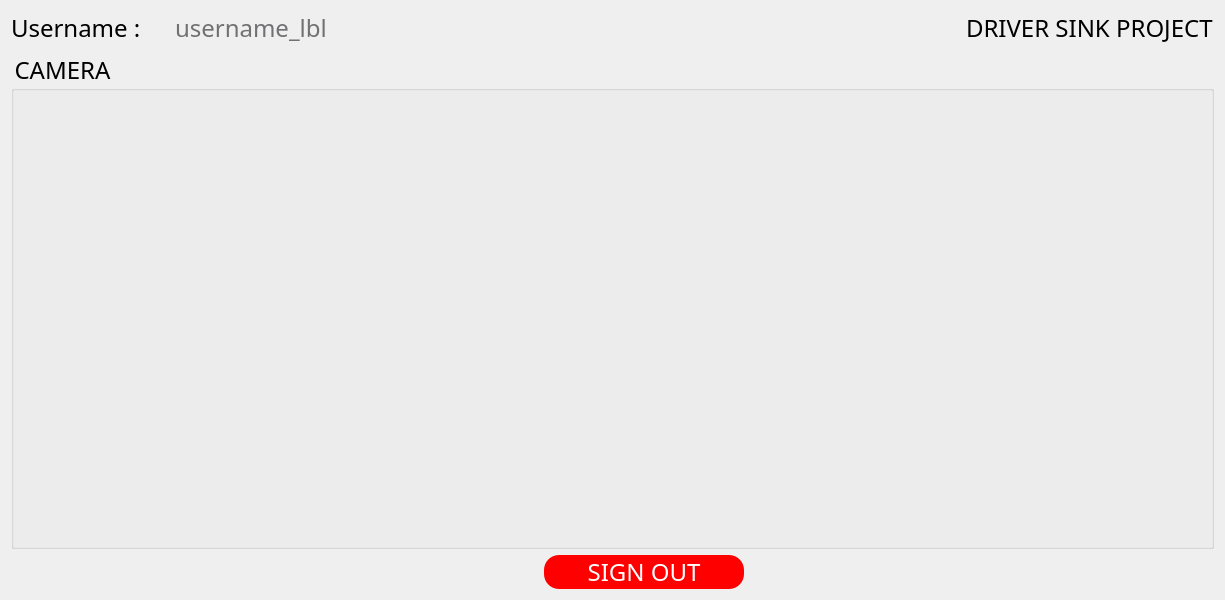
<?xml version="1.0" encoding="UTF-8"?>
<ui version="4.0">
 <class>Form</class>
 <widget class="QWidget" name="Form">
  <property name="geometry">
   <rect>
    <x>0</x>
    <y>0</y>
    <width>1225</width>
    <height>600</height>
   </rect>
  </property>
  <property name="windowTitle">
   <string>Form</string>
  </property>
  <property name="styleSheet">
   <string notr="true">*{
	font-family:century gothic;
	font-size:24px
}</string>
  </property>
  <layout class="QGridLayout" name="gridLayout">
   <item row="0" column="0">
    <widget class="QLabel" name="label">
     <property name="styleSheet">
      <string notr="true">background:transparent;
</string>
     </property>
     <property name="text">
      <string>Username :</string>
     </property>
    </widget>
   </item>
   <item row="0" column="1">
    <widget class="QLabel" name="username_lbl">
     <property name="sizePolicy">
      <sizepolicy hsizetype="Preferred" vsizetype="Fixed">
       <horstretch>0</horstretch>
       <verstretch>0</verstretch>
      </sizepolicy>
     </property>
     <property name="styleSheet">
      <string notr="true">background:transparent;
color:#717072;
</string>
     </property>
     <property name="text">
      <string>username_lbl</string>
     </property>
    </widget>
   </item>
   <item row="0" column="2" colspan="3">
    <spacer name="horizontalSpacer_3">
     <property name="orientation">
      <enum>Qt::Horizontal</enum>
     </property>
     <property name="sizeHint" stdset="0">
      <size>
       <width>610</width>
       <height>20</height>
      </size>
     </property>
    </spacer>
   </item>
   <item row="0" column="5">
    <widget class="QLabel" name="label_2">
     <property name="text">
      <string>DRIVER SINK PROJECT</string>
     </property>
    </widget>
   </item>
   <item row="1" column="0" colspan="6">
    <widget class="QGroupBox" name="groupBox">
     <property name="title">
      <string>CAMERA</string>
     </property>
     <layout class="QGridLayout" name="gridLayout_2">
      <item row="0" column="0">
       <widget class="QLabel" name="camera_lbl">
        <property name="text">
         <string/>
        </property>
        <property name="alignment">
         <set>Qt::AlignCenter</set>
        </property>
       </widget>
      </item>
     </layout>
    </widget>
   </item>
   <item row="2" column="0" colspan="3">
    <spacer name="horizontalSpacer">
     <property name="orientation">
      <enum>Qt::Horizontal</enum>
     </property>
     <property name="sizeHint" stdset="0">
      <size>
       <width>527</width>
       <height>20</height>
      </size>
     </property>
    </spacer>
   </item>
   <item row="2" column="3">
    <widget class="QPushButton" name="logout_btn">
     <property name="styleSheet">
      <string notr="true">color:white;
background:red;
border-radius: 15px;

</string>
     </property>
     <property name="text">
      <string>SIGN OUT</string>
     </property>
    </widget>
   </item>
   <item row="2" column="4" colspan="2">
    <spacer name="horizontalSpacer_2">
     <property name="orientation">
      <enum>Qt::Horizontal</enum>
     </property>
     <property name="sizeHint" stdset="0">
      <size>
       <width>464</width>
       <height>20</height>
      </size>
     </property>
    </spacer>
   </item>
  </layout>
 </widget>
 <resources/>
 <connections/>
</ui>
